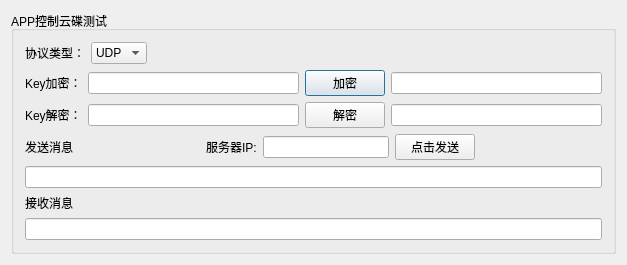
<?xml version="1.0" encoding="UTF-8"?>
<ui version="4.0">
 <class>Dialog</class>
 <widget class="QDialog" name="Dialog">
  <property name="geometry">
   <rect>
    <x>0</x>
    <y>0</y>
    <width>627</width>
    <height>263</height>
   </rect>
  </property>
  <property name="windowTitle">
   <string>Dialog</string>
  </property>
  <layout class="QVBoxLayout" name="verticalLayout_2">
   <item>
    <layout class="QVBoxLayout" name="verticalLayout">
     <item>
      <widget class="QGroupBox" name="groupBox">
       <property name="title">
        <string>APP控制云碟测试</string>
       </property>
       <layout class="QVBoxLayout" name="verticalLayout_4">
        <item>
         <layout class="QVBoxLayout" name="verticalLayout_3">
          <item>
           <layout class="QHBoxLayout" name="horizontalLayout">
            <item>
             <widget class="QLabel" name="label">
              <property name="text">
               <string>协议类型：</string>
              </property>
             </widget>
            </item>
            <item>
             <widget class="QComboBox" name="m_pComboBox">
              <item>
               <property name="text">
                <string>UDP</string>
               </property>
              </item>
              <item>
               <property name="text">
                <string>TCP</string>
               </property>
              </item>
             </widget>
            </item>
            <item>
             <spacer name="horizontalSpacer">
              <property name="orientation">
               <enum>Qt::Horizontal</enum>
              </property>
              <property name="sizeHint" stdset="0">
               <size>
                <width>40</width>
                <height>20</height>
               </size>
              </property>
             </spacer>
            </item>
           </layout>
          </item>
          <item>
           <layout class="QHBoxLayout" name="horizontalLayout_2">
            <item>
             <widget class="QLabel" name="label_2">
              <property name="text">
               <string>Key加密：</string>
              </property>
             </widget>
            </item>
            <item>
             <widget class="QLineEdit" name="m_pEncryptIn"/>
            </item>
            <item>
             <widget class="QPushButton" name="m_pButtonEncrypt">
              <property name="text">
               <string>加密</string>
              </property>
             </widget>
            </item>
            <item>
             <widget class="QLineEdit" name="m_pEncryptOut"/>
            </item>
           </layout>
          </item>
          <item>
           <layout class="QHBoxLayout" name="horizontalLayout_3">
            <item>
             <widget class="QLabel" name="label_3">
              <property name="text">
               <string>Key解密：</string>
              </property>
             </widget>
            </item>
            <item>
             <widget class="QLineEdit" name="m_pDecryptIn"/>
            </item>
            <item>
             <widget class="QPushButton" name="m_pButtonDecrypt">
              <property name="text">
               <string>解密</string>
              </property>
             </widget>
            </item>
            <item>
             <widget class="QLineEdit" name="m_pDecryptOut"/>
            </item>
           </layout>
          </item>
          <item>
           <layout class="QHBoxLayout" name="horizontalLayout_5">
            <item>
             <widget class="QLabel" name="label_4">
              <property name="text">
               <string>发送消息</string>
              </property>
             </widget>
            </item>
            <item>
             <spacer name="horizontalSpacer_3">
              <property name="orientation">
               <enum>Qt::Horizontal</enum>
              </property>
              <property name="sizeHint" stdset="0">
               <size>
                <width>40</width>
                <height>20</height>
               </size>
              </property>
             </spacer>
            </item>
            <item>
             <widget class="QLabel" name="label_6">
              <property name="text">
               <string>服务器IP:</string>
              </property>
             </widget>
            </item>
            <item>
             <widget class="QLineEdit" name="m_pServerIP"/>
            </item>
            <item>
             <widget class="QPushButton" name="m_pButtonSend">
              <property name="text">
               <string>点击发送</string>
              </property>
             </widget>
            </item>
            <item>
             <spacer name="horizontalSpacer_2">
              <property name="orientation">
               <enum>Qt::Horizontal</enum>
              </property>
              <property name="sizeHint" stdset="0">
               <size>
                <width>40</width>
                <height>20</height>
               </size>
              </property>
             </spacer>
            </item>
           </layout>
          </item>
          <item>
           <widget class="QLineEdit" name="m_pTextSend"/>
          </item>
          <item>
           <layout class="QVBoxLayout" name="verticalLayout_11">
            <item>
             <layout class="QHBoxLayout" name="horizontalLayout_4"/>
            </item>
            <item>
             <widget class="QLabel" name="label_5">
              <property name="text">
               <string>接收消息</string>
              </property>
             </widget>
            </item>
           </layout>
          </item>
          <item>
           <layout class="QVBoxLayout" name="verticalLayout_12"/>
          </item>
         </layout>
        </item>
        <item>
         <widget class="QLineEdit" name="m_pTextReceive"/>
        </item>
        <item>
         <spacer name="verticalSpacer">
          <property name="orientation">
           <enum>Qt::Vertical</enum>
          </property>
          <property name="sizeHint" stdset="0">
           <size>
            <width>20</width>
            <height>40</height>
           </size>
          </property>
         </spacer>
        </item>
       </layout>
      </widget>
     </item>
    </layout>
   </item>
  </layout>
 </widget>
 <layoutdefault spacing="6" margin="11"/>
 <resources/>
 <connections/>
</ui>
